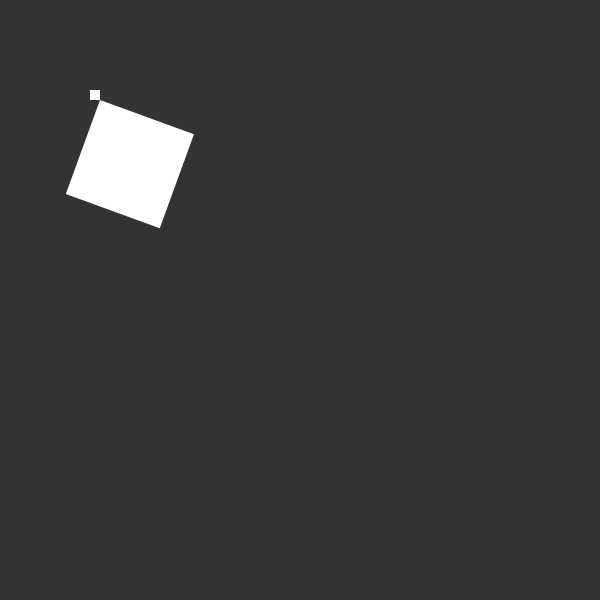
Frame 1 (no input)
Frame 60 (no input): identical to frame 1, image omitted
Frame 120 (the mouse pressed at the canvas centre since frame 60): identical to frame 1, image omitted

The p5.js sketch that drew this single still picture (run headless with seeded random() and noise() and a simulated clock; from frame 60 on, the mouse is pressed at the canvas centre):

// p5.js sketch
// ── sketch.js

var shapes;

// FPS Counter
var fs;

/*
 * ### Setup function
 */

function setup() {

  createCanvas(600,600);
  background(51);
  angleMode(DEGREES);

  shapes = [];

  shapes.push(new Square(100,100, 100, 100, 20));
  shapes.push(new Square(90, 90, 10, 10, 0));

  // Setup FPS counter
  fs = createP('');
  fs.addClass('num');

}


/*
 * ### Draw function
 */

function draw() {

  // Main Loop
  background(51);
  
  for (var s in shapes) {
    shapes[s].show();
  }

  // Update FPS counter
  if (frameCount % 10 === 0)
    fs.html( nf( frameRate(), 0, 2 ) );

}

// ── Shape.js
/*
 * ### An atempt at creating the equivalent of a java interface
 */


class Shape {

  constructor (x, y) {
    this.x = x;
    this.y = y;
  }

  show() {
    console.error(new SyntaxError("Unimplemented Method from interface 'Shape'"));
  }

}

// ── Square.js

class Square extends Shape {

  constructor (x, y, h, w, a) {
    super(x, y);
    this.h = h;
    this.w = w;
    this.a = a;
  }

  show() {
    noStroke();
    fill(255);
    push();
    translate(this.x, this.y);
    rotate(this.a);
    rect(0, 0, this.w, this.h);
    pop();
  }

}
